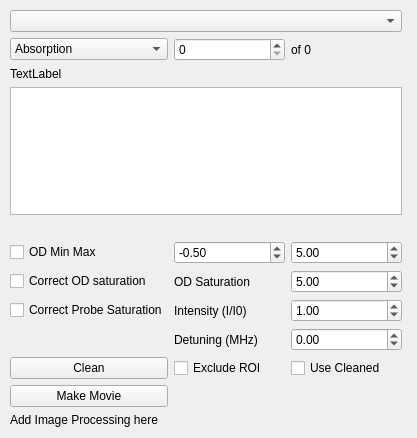
<?xml version="1.0" encoding="UTF-8"?>
<ui version="4.0">
 <author>Shreyas Potnis</author>
 <class>ImageBrowser</class>
 <widget class="QWidget" name="ImageBrowser">
  <property name="geometry">
   <rect>
    <x>0</x>
    <y>0</y>
    <width>417</width>
    <height>438</height>
   </rect>
  </property>
  <property name="windowTitle">
   <string>Form</string>
  </property>
  <widget class="QWidget" name="gridLayoutWidget">
   <property name="geometry">
    <rect>
     <x>10</x>
     <y>10</y>
     <width>392</width>
     <height>417</height>
    </rect>
   </property>
   <layout class="QGridLayout" name="gridLayout">
    <item row="10" column="1">
     <widget class="QLabel" name="satPixelCountLabel">
      <property name="text">
       <string>Intensity (I/I0)</string>
      </property>
     </widget>
    </item>
    <item row="10" column="0">
     <widget class="QCheckBox" name="correctSaturationCheckBox">
      <property name="text">
       <string>Correct Probe Saturation</string>
      </property>
     </widget>
    </item>
    <item row="11" column="2">
     <widget class="QDoubleSpinBox" name="detuningSpin">
      <property name="minimum">
       <double>-100.000000000000000</double>
      </property>
      <property name="maximum">
       <double>100.000000000000000</double>
      </property>
     </widget>
    </item>
    <item row="6" column="2">
     <widget class="QDoubleSpinBox" name="odMaxSpin">
      <property name="toolTip">
       <string>Any pixel with OD greater than this will be set to this.</string>
      </property>
      <property name="minimum">
       <double>-10.000000000000000</double>
      </property>
      <property name="singleStep">
       <double>0.100000000000000</double>
      </property>
      <property name="value">
       <double>5.000000000000000</double>
      </property>
     </widget>
    </item>
    <item row="14" column="0" colspan="3">
     <widget class="QLabel" name="label">
      <property name="text">
       <string>Add Image Processing here</string>
      </property>
     </widget>
    </item>
    <item row="2" column="1">
     <widget class="QSpinBox" name="imageIndexSpin">
      <property name="toolTip">
       <string>Jump to a given index</string>
      </property>
     </widget>
    </item>
    <item row="2" column="2">
     <widget class="QLabel" name="maxImageIndexLabel">
      <property name="toolTip">
       <string>maximum value of index. Index starts from 0</string>
      </property>
      <property name="text">
       <string>of 0</string>
      </property>
     </widget>
    </item>
    <item row="4" column="0" colspan="3">
     <widget class="QPlainTextEdit" name="commentTextEdit">
      <property name="toolTip">
       <string>Add Comments to this file.
Add tags using t:. For example t:probe_scan.</string>
      </property>
      <property name="plainText">
       <string/>
      </property>
     </widget>
    </item>
    <item row="10" column="2">
     <widget class="QDoubleSpinBox" name="satPixCountsSpin">
      <property name="maximum">
       <double>4096.000000000000000</double>
      </property>
      <property name="value">
       <double>1.000000000000000</double>
      </property>
     </widget>
    </item>
    <item row="7" column="1">
     <widget class="QLabel" name="label_2">
      <property name="text">
       <string>OD Saturation</string>
      </property>
     </widget>
    </item>
    <item row="12" column="1">
     <widget class="QCheckBox" name="excludeROICheck">
      <property name="text">
       <string>Exclude ROI</string>
      </property>
     </widget>
    </item>
    <item row="7" column="0">
     <widget class="QCheckBox" name="correctODSaturationCheckBox">
      <property name="text">
       <string>Correct OD saturation</string>
      </property>
     </widget>
    </item>
    <item row="7" column="2">
     <widget class="QDoubleSpinBox" name="odSatSpin">
      <property name="value">
       <double>5.000000000000000</double>
      </property>
     </widget>
    </item>
    <item row="6" column="0">
     <widget class="QCheckBox" name="odMinMaxCheck">
      <property name="text">
       <string>OD Min Max</string>
      </property>
     </widget>
    </item>
    <item row="5" column="0" colspan="3">
     <spacer name="horizontalSpacer">
      <property name="orientation">
       <enum>Qt::Horizontal</enum>
      </property>
      <property name="sizeHint" stdset="0">
       <size>
        <width>40</width>
        <height>20</height>
       </size>
      </property>
     </spacer>
    </item>
    <item row="0" column="0" colspan="3">
     <widget class="QComboBox" name="imageListCombo">
      <property name="toolTip">
       <string>Select file to view from list</string>
      </property>
     </widget>
    </item>
    <item row="11" column="1">
     <widget class="QLabel" name="detuningLabel">
      <property name="text">
       <string>Detuning (MHz)</string>
      </property>
     </widget>
    </item>
    <item row="12" column="0">
     <widget class="QPushButton" name="pushClean">
      <property name="text">
       <string>Clean</string>
      </property>
     </widget>
    </item>
    <item row="12" column="2">
     <widget class="QCheckBox" name="useCleanedCheck">
      <property name="text">
       <string>Use Cleaned</string>
      </property>
     </widget>
    </item>
    <item row="6" column="1">
     <widget class="QDoubleSpinBox" name="odMinSpin">
      <property name="toolTip">
       <string>Any pixel with OD less than this will be set to this.</string>
      </property>
      <property name="minimum">
       <double>-10.000000000000000</double>
      </property>
      <property name="singleStep">
       <double>0.100000000000000</double>
      </property>
      <property name="value">
       <double>-0.500000000000000</double>
      </property>
     </widget>
    </item>
    <item row="2" column="0">
     <widget class="QComboBox" name="imageTypeCombo">
      <property name="toolTip">
       <string>Select image type</string>
      </property>
      <item>
       <property name="text">
        <string>Absorption</string>
       </property>
      </item>
      <item>
       <property name="text">
        <string>Reference</string>
       </property>
      </item>
      <item>
       <property name="text">
        <string>Divided</string>
       </property>
      </item>
      <item>
       <property name="text">
        <string>Dark</string>
       </property>
      </item>
     </widget>
    </item>
    <item row="3" column="0" colspan="3">
     <widget class="QLabel" name="fileDateTime">
      <property name="toolTip">
       <string>Modified time for the absorption image</string>
      </property>
      <property name="text">
       <string>TextLabel</string>
      </property>
     </widget>
    </item>
    <item row="13" column="0">
     <widget class="QPushButton" name="makeMovieButton">
      <property name="text">
       <string>Make Movie</string>
      </property>
     </widget>
    </item>
   </layout>
  </widget>
 </widget>
 <tabstops>
  <tabstop>imageIndexSpin</tabstop>
  <tabstop>imageTypeCombo</tabstop>
  <tabstop>odMaxSpin</tabstop>
  <tabstop>imageListCombo</tabstop>
  <tabstop>odMinSpin</tabstop>
 </tabstops>
 <resources/>
 <connections>
  <connection>
   <sender>odMinMaxCheck</sender>
   <signal>stateChanged(int)</signal>
   <receiver>ImageBrowser</receiver>
   <slot>odMinMaxStateChanged()</slot>
   <hints>
    <hint type="sourcelabel">
     <x>59</x>
     <y>268</y>
    </hint>
    <hint type="destinationlabel">
     <x>4</x>
     <y>315</y>
    </hint>
   </hints>
  </connection>
  <connection>
   <sender>correctSaturationCheckBox</sender>
   <signal>stateChanged(int)</signal>
   <receiver>ImageBrowser</receiver>
   <slot>correctSaturationStateChanged()</slot>
   <hints>
    <hint type="sourcelabel">
     <x>83</x>
     <y>320</y>
    </hint>
    <hint type="destinationlabel">
     <x>2</x>
     <y>394</y>
    </hint>
   </hints>
  </connection>
  <connection>
   <sender>imageTypeCombo</sender>
   <signal>currentIndexChanged(QString)</signal>
   <receiver>ImageBrowser</receiver>
   <slot>handleImageTypeChanged()</slot>
   <hints>
    <hint type="sourcelabel">
     <x>24</x>
     <y>49</y>
    </hint>
    <hint type="destinationlabel">
     <x>8</x>
     <y>38</y>
    </hint>
   </hints>
  </connection>
  <connection>
   <sender>imageTypeCombo</sender>
   <signal>currentIndexChanged(int)</signal>
   <receiver>ImageBrowser</receiver>
   <slot>populateAndEmitImageInfo()</slot>
   <hints>
    <hint type="sourcelabel">
     <x>47</x>
     <y>50</y>
    </hint>
    <hint type="destinationlabel">
     <x>4</x>
     <y>15</y>
    </hint>
   </hints>
  </connection>
  <connection>
   <sender>odMinMaxCheck</sender>
   <signal>stateChanged(int)</signal>
   <receiver>ImageBrowser</receiver>
   <slot>populateAndEmitImageInfo()</slot>
   <hints>
    <hint type="sourcelabel">
     <x>106</x>
     <y>268</y>
    </hint>
    <hint type="destinationlabel">
     <x>363</x>
     <y>315</y>
    </hint>
   </hints>
  </connection>
  <connection>
   <sender>odMinSpin</sender>
   <signal>valueChanged(double)</signal>
   <receiver>ImageBrowser</receiver>
   <slot>populateAndEmitImageInfo()</slot>
   <hints>
    <hint type="sourcelabel">
     <x>277</x>
     <y>270</y>
    </hint>
    <hint type="destinationlabel">
     <x>369</x>
     <y>280</y>
    </hint>
   </hints>
  </connection>
  <connection>
   <sender>odMaxSpin</sender>
   <signal>valueChanged(double)</signal>
   <receiver>ImageBrowser</receiver>
   <slot>populateAndEmitImageInfo()</slot>
   <hints>
    <hint type="sourcelabel">
     <x>400</x>
     <y>270</y>
    </hint>
    <hint type="destinationlabel">
     <x>366</x>
     <y>221</y>
    </hint>
   </hints>
  </connection>
  <connection>
   <sender>pushClean</sender>
   <signal>clicked(bool)</signal>
   <receiver>ImageBrowser</receiver>
   <slot>handleCleanAction()</slot>
   <hints>
    <hint type="sourcelabel">
     <x>133</x>
     <y>377</y>
    </hint>
    <hint type="destinationlabel">
     <x>7</x>
     <y>357</y>
    </hint>
   </hints>
  </connection>
  <connection>
   <sender>useCleanedCheck</sender>
   <signal>stateChanged(int)</signal>
   <receiver>ImageBrowser</receiver>
   <slot>handleUseCleanedAction()</slot>
   <hints>
    <hint type="sourcelabel">
     <x>400</x>
     <y>374</y>
    </hint>
    <hint type="destinationlabel">
     <x>430</x>
     <y>411</y>
    </hint>
   </hints>
  </connection>
  <connection>
   <sender>excludeROICheck</sender>
   <signal>clicked(bool)</signal>
   <receiver>ImageBrowser</receiver>
   <slot>handleUseRoiWhileCleaningAction()</slot>
   <hints>
    <hint type="sourcelabel">
     <x>277</x>
     <y>374</y>
    </hint>
    <hint type="destinationlabel">
     <x>6</x>
     <y>268</y>
    </hint>
   </hints>
  </connection>
  <connection>
   <sender>correctSaturationCheckBox</sender>
   <signal>stateChanged(int)</signal>
   <receiver>ImageBrowser</receiver>
   <slot>populateAndEmitImageInfo()</slot>
   <hints>
    <hint type="sourcelabel">
     <x>57</x>
     <y>320</y>
    </hint>
    <hint type="destinationlabel">
     <x>195</x>
     <y>427</y>
    </hint>
   </hints>
  </connection>
  <connection>
   <sender>satPixCountsSpin</sender>
   <signal>valueChanged(double)</signal>
   <receiver>ImageBrowser</receiver>
   <slot>populateAndEmitImageInfo()</slot>
   <hints>
    <hint type="sourcelabel">
     <x>400</x>
     <y>322</y>
    </hint>
    <hint type="destinationlabel">
     <x>376</x>
     <y>429</y>
    </hint>
   </hints>
  </connection>
  <connection>
   <sender>detuningSpin</sender>
   <signal>valueChanged(double)</signal>
   <receiver>ImageBrowser</receiver>
   <slot>populateAndEmitImageInfo()</slot>
   <hints>
    <hint type="sourcelabel">
     <x>400</x>
     <y>348</y>
    </hint>
    <hint type="destinationlabel">
     <x>171</x>
     <y>434</y>
    </hint>
   </hints>
  </connection>
  <connection>
   <sender>correctODSaturationCheckBox</sender>
   <signal>stateChanged(int)</signal>
   <receiver>ImageBrowser</receiver>
   <slot>populateAndEmitImageInfo()</slot>
   <hints>
    <hint type="sourcelabel">
     <x>83</x>
     <y>294</y>
    </hint>
    <hint type="destinationlabel">
     <x>208</x>
     <y>218</y>
    </hint>
   </hints>
  </connection>
  <connection>
   <sender>odSatSpin</sender>
   <signal>valueChanged(double)</signal>
   <receiver>ImageBrowser</receiver>
   <slot>populateAndEmitImageInfo()</slot>
   <hints>
    <hint type="sourcelabel">
     <x>400</x>
     <y>296</y>
    </hint>
    <hint type="destinationlabel">
     <x>410</x>
     <y>69</y>
    </hint>
   </hints>
  </connection>
  <connection>
   <sender>makeMovieButton</sender>
   <signal>clicked()</signal>
   <receiver>ImageBrowser</receiver>
   <slot>handleMakeMovie()</slot>
   <hints>
    <hint type="sourcelabel">
     <x>100</x>
     <y>401</y>
    </hint>
    <hint type="destinationlabel">
     <x>414</x>
     <y>43</y>
    </hint>
   </hints>
  </connection>
 </connections>
 <slots>
  <slot>odMinMaxStateChanged()</slot>
  <slot>correctSaturationStateChanged()</slot>
  <slot>handleImageTypeChanged()</slot>
  <slot>populateAndEmitImageInfo()</slot>
  <slot>handleCleanAction()</slot>
  <slot>handleUseCleanedAction()</slot>
  <slot>handleUseRoiWhileCleaningAction()</slot>
  <slot>handleMakeMovie()</slot>
 </slots>
</ui>
